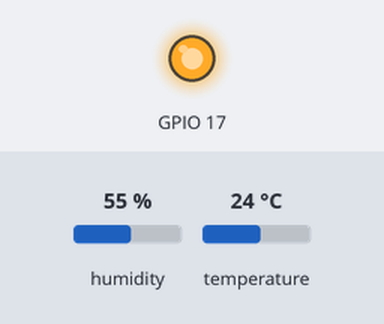
The program below on a simulated Raspberry Pi (BCM pin numbers), started with the arguments 3 3. Parts: output pins drawn as LEDs (lit = HIGH). The inputs (shaded band) are chosen by the test bench; at power-on: humidity 55 %, temperature 24 °C. The clock reads 2024-03-15 10:24:30 at power-on unless the program sets it; databases and web services accept everything at once and return nothing. At 0.0 s the program stops and its outputs stay as they are.

Above: at 0.1 s.
Timing chart, 0 to 1.5 s (numbered marks = the images above):
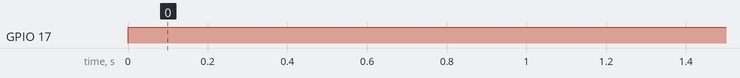

Measured:
- by itself, GPIO 17: LOW → HIGH at 0.00 s

The program:

temp-auto-day.py
```python
#!/usr/bin/python3
import RPi.GPIO as GPIO
import pymongo
import sys
from pymongo import MongoClient
import board
import busio
import adafruit_sht31d
import datetime
GPIO.setmode(GPIO.BCM)
GPIO.setwarnings(False)
GPIO.setup(17, GPIO.OUT)
i2c = busio.I2C(board.SCL, board.SDA)
sensor = adafruit_sht31d.SHT31D(i2c)
h = float("{0:.2f}".format(sensor.relative_humidity))
t = float("{0:.2f}".format(sensor.temperature))
url = 'mongodb+srv://tsvetanovemil87:W6nnG4AX2hJBCVNR@cluster0.jfxqd29.mongodb.net/?retryWrites=true&w=majority'
client = MongoClient(url)
db = client.room
collection = db.env
query_data = {
    'time': datetime.datetime.now(),
    'temperature': t+2,
    'humidity': h
}
result = collection.insert_one(query_data)
minTemp = int(sys.argv[1])
maxTemp = int(sys.argv[2])
modifiedTemp = t+2
if modifiedTemp > maxTemp:
    GPIO.output(17, True)
elif modifiedTemp < minTemp:
    GPIO.output(17, False)
```
